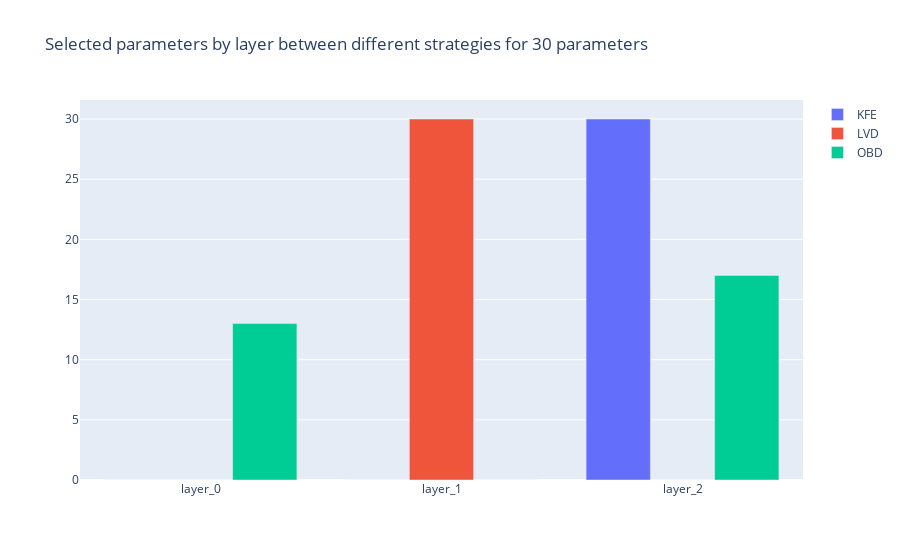
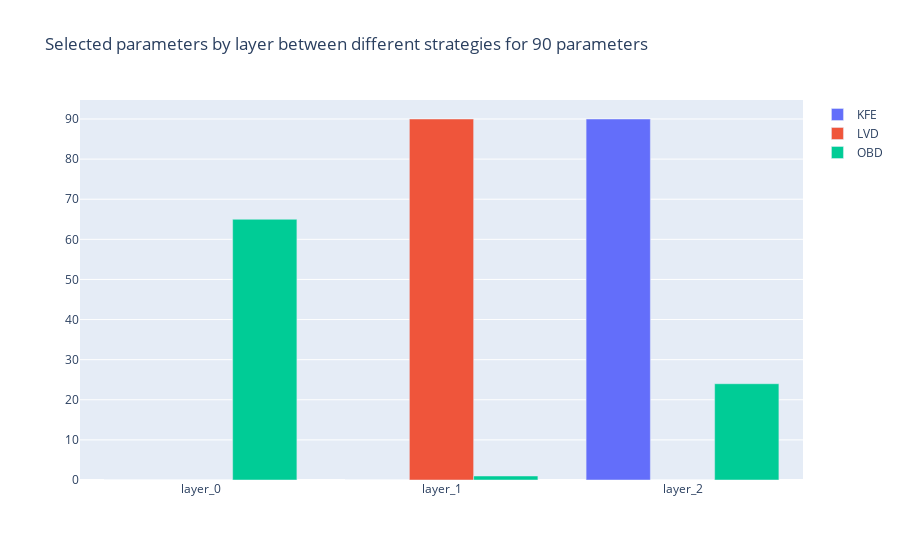
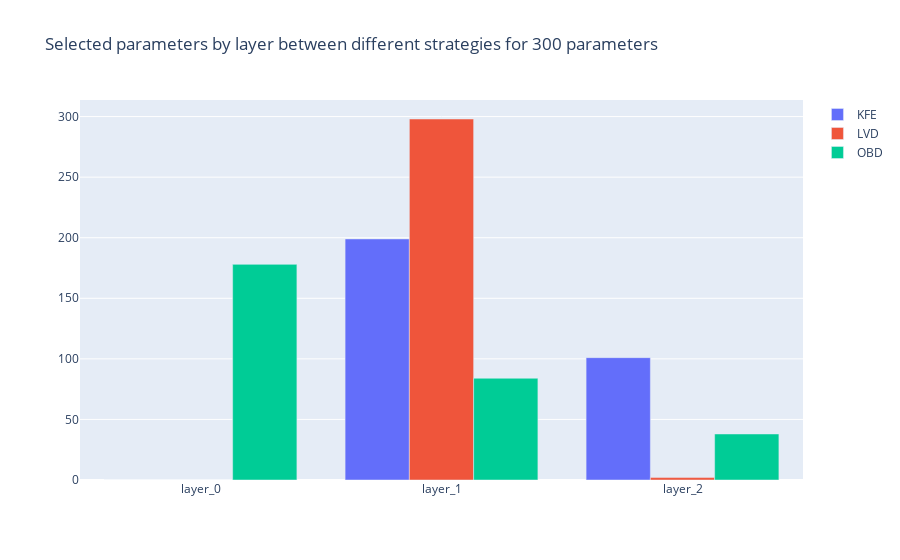
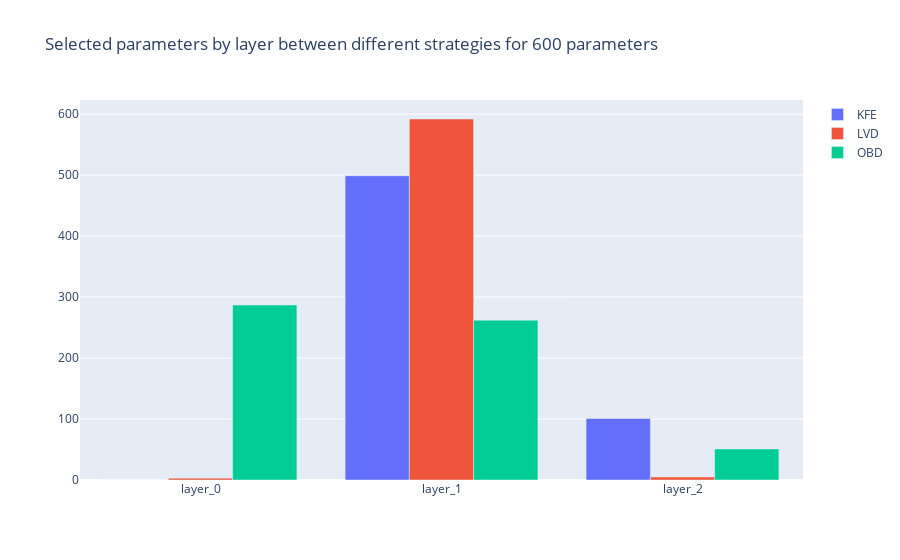

Source (notebook cell) for these figures, in order:
### Code cell
indices_by_layer = {"layer_0" : list(range(0, 600)), "layer_1" : list(range(600, 3100)), "layer_2" : list(range(3100, 3201)) }

for n_params_subnet in subnet_sizes:
    model_for_selection = copy.deepcopy(map_model)
    lvd_laplace_for_selection = Laplace(
        model=model_for_selection,
        likelihood="regression",
        subset_of_weights="all",
        hessian_structure="diag",
        sigma_noise=sigma,
        prior_mean=config.trainer.la.prior_mean,
    )

    lvd_mask = LargestVarianceDiagLaplaceSubnetMask(
        model_for_selection,
        n_params_subnet=n_params_subnet,
        diag_laplace_model=lvd_laplace_for_selection,
    )
    lvd_indices = lvd_mask.select(train_loader=train_dataloader)
    lvd_indices = lvd_indices.cpu().numpy()

    model_for_selection = copy.deepcopy(map_model)
    obd_laplace_for_selection = Laplace(
        model=model_for_selection,
        likelihood="regression",
        subset_of_weights="all",
        hessian_structure="diag",
        sigma_noise=sigma,
        prior_mean=config.trainer.la.prior_mean,
    )

    obd_mask = OBDSubnetMask(
        model_for_selection,
        n_params_subnet=n_params_subnet,
        diag_laplace_model=lvd_laplace_for_selection,
    )
    obd_indices = obd_mask.select(train_loader=train_dataloader)
    obd_indices = obd_indices.cpu().numpy()
   
    model_for_selection = copy.deepcopy(map_model)       
    kfe_laplace_for_selection = Laplace(
                    model=model_for_selection,
                    likelihood="regression",
                    subset_of_weights="all",
                    hessian_structure="kron",
                    sigma_noise=sigma,
                    prior_precision=10,
                    prior_mean=config.trainer.la.prior_mean,
                )

    kfe_mask = KronckerFactoredEigenSubnetMask(
                    model_for_selection,
                    n_params_subnet=n_params_subnet,
                    kron_laplace_model=kfe_laplace_for_selection,
            )
    kfe_indices = kfe_mask.select(train_loader=train_dataloader)
    kfe_indices = kfe_indices.cpu().numpy()

    obd_indices_by_layer = [len(np.intersect1d(indices, obd_indices)) for l, indices in indices_by_layer.items()]
    lvd_indices_by_layer = [len(np.intersect1d(indices, lvd_indices)) for l, indices in indices_by_layer.items()]
    kfe_indices_by_layer = [len(np.intersect1d(indices, kfe_indices)) for l, indices in indices_by_layer.items()]
    plot_indices_by_layer(list(indices_by_layer.keys()), obd_indices_by_layer, lvd_indices_by_layer, kfe_indices_by_layer, f"Selected parameters by layer between different strategies for {n_params_subnet} parameters")

### Figure 1 — Plotly figure (JSON) as saved in the notebook; plotly's stock layout.template omitted (floating-point values rounded to 4 significant figures)
{"data": [{"name": "KFE", "type": "bar", "x": ["layer_0", "layer_1", "layer_2"], "y": [0, 0, 30]}, {"name": "LVD", "type": "bar", "x": ["layer_0", "layer_1", "layer_2"], "y": [0, 30, 0]}, {"name": "OBD", "type": "bar", "x": ["layer_0", "layer_1", "layer_2"], "y": [13, 0, 17]}], "layout": {"barmode": "group", "title": {"text": "Selected parameters by layer between different strategies for 30 parameters"}}}

### Figure 2 — Plotly figure (JSON) as saved in the notebook; plotly's stock layout.template omitted (floating-point values rounded to 4 significant figures)
{"data": [{"name": "KFE", "type": "bar", "x": ["layer_0", "layer_1", "layer_2"], "y": [0, 0, 90]}, {"name": "LVD", "type": "bar", "x": ["layer_0", "layer_1", "layer_2"], "y": [0, 90, 0]}, {"name": "OBD", "type": "bar", "x": ["layer_0", "layer_1", "layer_2"], "y": [65, 1, 24]}], "layout": {"barmode": "group", "title": {"text": "Selected parameters by layer between different strategies for 90 parameters"}}}

### Figure 3 — Plotly figure (JSON) as saved in the notebook; plotly's stock layout.template omitted (floating-point values rounded to 4 significant figures)
{"data": [{"name": "KFE", "type": "bar", "x": ["layer_0", "layer_1", "layer_2"], "y": [0, 199, 101]}, {"name": "LVD", "type": "bar", "x": ["layer_0", "layer_1", "layer_2"], "y": [0, 298, 2]}, {"name": "OBD", "type": "bar", "x": ["layer_0", "layer_1", "layer_2"], "y": [178, 84, 38]}], "layout": {"barmode": "group", "title": {"text": "Selected parameters by layer between different strategies for 300 parameters"}}}

### Figure 4 — Plotly figure (JSON) as saved in the notebook; plotly's stock layout.template omitted (floating-point values rounded to 4 significant figures)
{"data": [{"name": "KFE", "type": "bar", "x": ["layer_0", "layer_1", "layer_2"], "y": [0, 499, 101]}, {"name": "LVD", "type": "bar", "x": ["layer_0", "layer_1", "layer_2"], "y": [3, 592, 5]}, {"name": "OBD", "type": "bar", "x": ["layer_0", "layer_1", "layer_2"], "y": [287, 262, 51]}], "layout": {"barmode": "group", "title": {"text": "Selected parameters by layer between different strategies for 600 parameters"}}}
